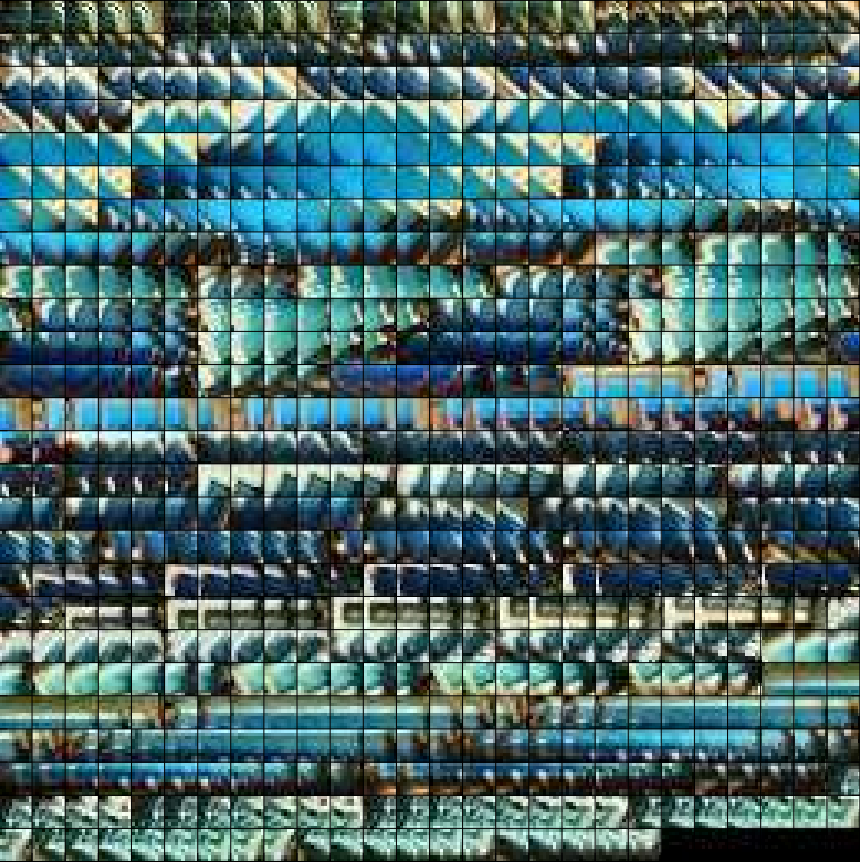
#> input picture pools.png, 860 x 862 px
$ python pool_detector.py
#> lines starting #> are read from the running program, lines starting #| are printed output that depends on the picture
import numpy as np
import scipy
from sklearn.model_selection import train_test_split
from scipy.io.wavfile import read as wavread
from scipy import signal
from scipy.fftpack import fft, fftfreq, ifft
import scipy.io
import matplotlib
import matplotlib.pyplot as plt
import os
from PIL import Image

def gauss_classifier(X):
        N = X.shape[1]
        # get mean and covariances of data
        Mean = np.mean(X,axis=1,keepdims=True)
        Cov = (X-Mean).dot((X-Mean).T)
        Cov /= (N-1)
        # return both of them as a dict
        g_dict = {'mean':Mean, 'cov':Cov}
        return g_dict

# COV = (1/K)(X - X_mean).(X - X_mean)^T
def PCA(X,n):
	X_2 = X - np.mean(X,axis=1,keepdims=True)    							# removed the mean
	COV = (X_2.dot(X_2.T))/(X_2.shape[1]-1)        							# computed the covariance matrix
	eigenvalues, eigenvecs = scipy.sparse.linalg.eigsh(COV,k=n)  		    # Got the eigenvectors and eigenvalues
	W = np.diag(1./(np.sqrt(eigenvalues))).dot(eigenvecs.T)                 # Lecture 5 - Slide 18 --> W = diag(eigenvalues^-1)*U^T
	return W

# Defining some 'magic' numbers and necessary lists/arrays
image_x = 840
image_y = 840
full_image = image_x * image_y
rgb = 3
real_dim = (image_x,image_y,rgb)
X_train = []
Y_train = []
X_test = []
im_row = []
im_col = []
pool_mean = None
pool_cov = None
notpool_mean = None
notpool_cov = None
pca_dims = 28
outer = 3
im_dims = 26
extra_notpool = 21
blue_const = [1,1.009,1.1]

pools = Image.open("pools.png")
#> pools is the input picture: PIL image 860x862 RGBA; mean R, G, B, A 74.9, 105.4, 105.9, 255
not_pools = Image.open("not_pools.png")
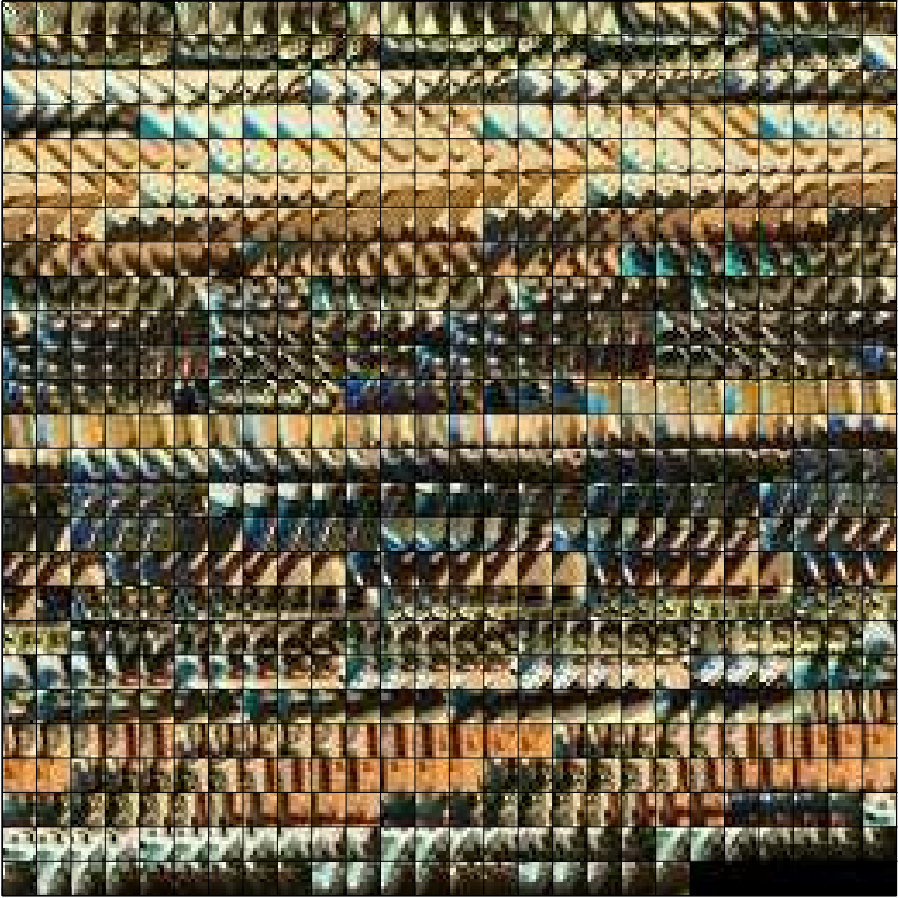
#> input picture not_pools.png, 899 x 898 px
#> not_pools is the input picture: PIL image 899x898 RGBA; mean R, G, B, A 109.5, 99.2, 74.3, 255
mixed = Image.open("ekalismall.png")
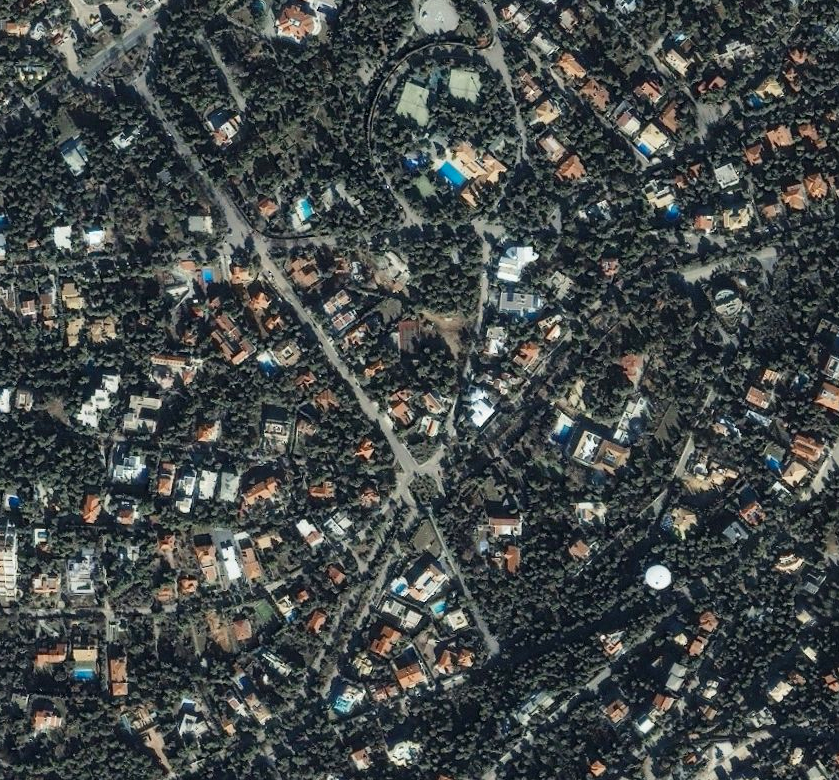
#> input picture ekalismall.png, 839 x 780 px
#> mixed is the input picture: PIL image 839x780 RGBA; mean R, G, B, A 66.9, 72.6, 72.3, 255
testing = Image.open("ekalismall2.png")
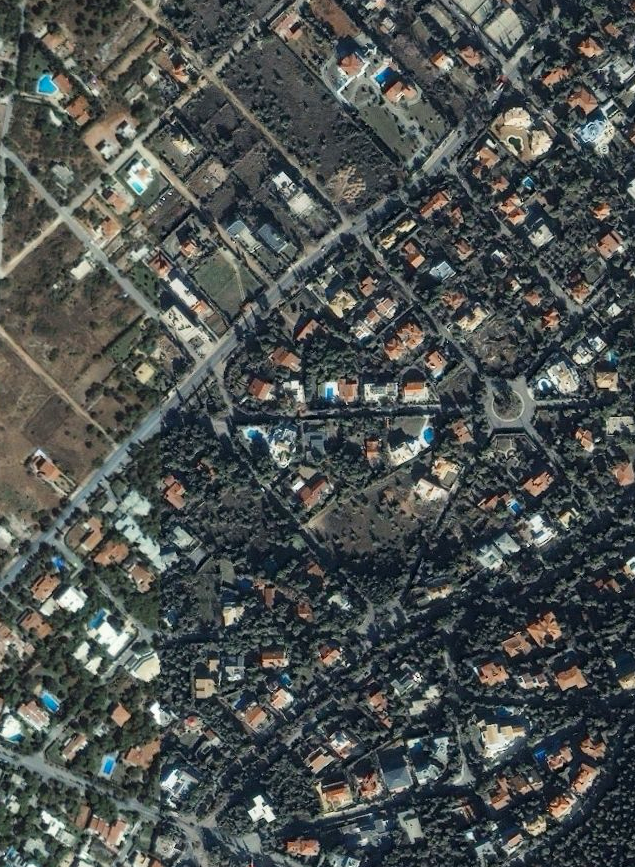
#> input picture ekalismall2.png, 635 x 867 px
#> testing is the input picture: PIL image 635x867 RGBA; mean R, G, B, A 75.6, 80.7, 79, 255

plt.subplot(2,2,1), plt.imshow(pools), plt.title('Training data for pools'), plt.axis('off')
plt.subplot(2,2,2), plt.imshow(not_pools), plt.title('Training data for non-pools'), plt.axis('off')
plt.subplot(2,2,3), plt.imshow(mixed), plt.title('Provided satellite image'), plt.axis('off')
plt.subplot(2,2,4), plt.imshow(testing), plt.title('Provided testing image'), plt.axis('off')

pools = np.array(pools.resize((image_x,image_y)))[:,:,:rgb]
#> pools: shape (840, 840, 3)
not_pools = np.array(not_pools.resize((image_x,image_y)))[:,:,:rgb]
#> not_pools: shape (840, 840, 3)
mixed = np.array(mixed.resize((image_x,image_y)))[:,:,:rgb]
#> mixed: shape (840, 840, 3)
testing = np.array(testing.resize((image_x,image_y)))[:,:,:rgb]
#> testing: shape (840, 840, 3)

def add_blue(X,x,y):
#> called with x = 840, y = 840
    blue_const = [1,1.005,1.1]
    X = np.reshape(X,(full_image,rgb))
    N = X.shape[0]
#> N = 705600
    for i in range(N):
        X[i] = blue_const * X[i]
    return np.reshape(X,(x,y,3))
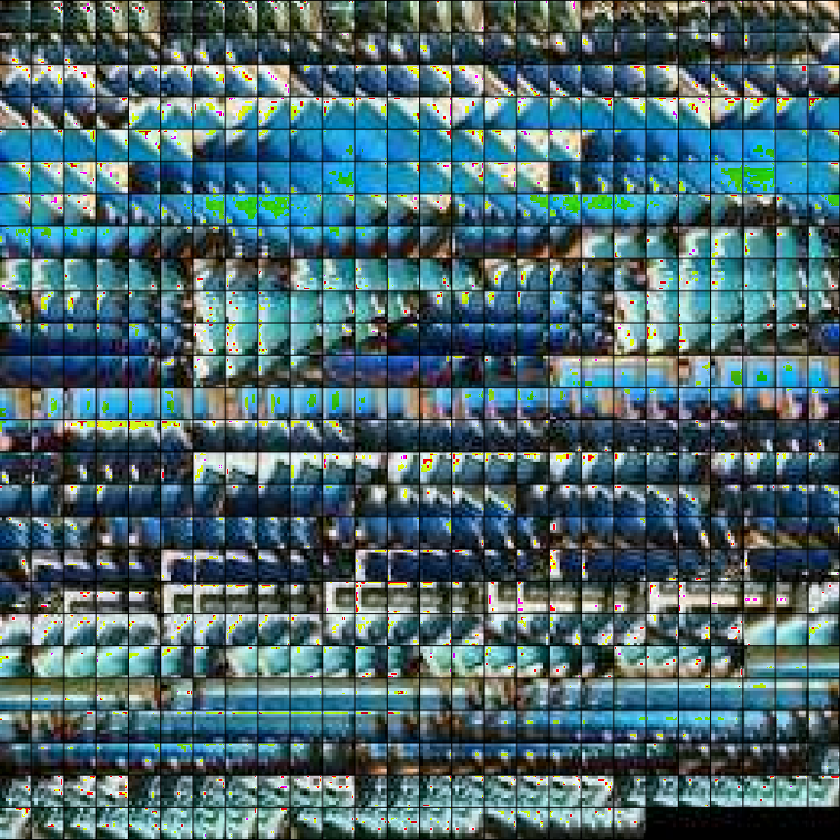
#> returned value: shape (840, 840, 3); mean of channels 0, 1, 2 75, 104.2, 109.9; drawn as R, G, B

def clipper(X):
    X = X[:-6]
    return X

def draw_pools(pred,im_row,im_col,blue,result,im_size):
    for k in range(len_pool):
        blue[:, 0] = 100
        blue[:, 1] = 140
        blue[:, 2] = 231
        i = im_row[k]
        j = im_col[k]
        result[i:im_row[k]+im_size, j:im_col[k]+im_size] = blue
    plt.imshow(result), plt.title('Image with Marked Pools'), plt.axis('off'), plt.show()

pools = add_blue(pools,image_x,image_y)
testing = add_blue(testing,image_y,image_x)
result = testing.copy()
pools_size = int(pools.shape[1] / im_dims)
#> pools_size = 32
img_dim = int(image_x / im_dims)
blue = np.ones((pools_size,rgb))
max_pool = image_y - pools_size
#> max_pool = 808
max_pool2 = image_x - pools_size
#> max_pool2 = 808
max_npool = image_y - img_dim
max_npool2 = image_x - img_dim
row_npool = 0
row_pool = 0
col_pool = 0
col_npool = 0

for i in range(0, max_pool, pools_size):
    row_pool += 1
    for j in range(0, max_pool2, pools_size):
        col_pool += 1
        Y_train.append(1)
        row_st = i+outer
        row_end = i+pools_size-outer
        col_st = j+outer
        col_end = j+pools_size-outer
        X_train.append(pools[row_st:row_end, col_st:col_end])
#> after the loop, X_train = 676 items; Y_train = 676 values from 1 to 1; col_pool = 676; row_pool = 26
#print(row_pool)
#print(col_pool)
X_train = clipper(X_train)
#> in clipper, `X = X[:-6]`: X = 670 items
#> X_train = 670 items
Y_train = clipper(Y_train)
#> Y_train = 670 values from 1 to 1

for i in range(0, max_npool, img_dim):
    row_npool += 1
    for j in range(0, max_npool2, img_dim):
        col_npool +=1
        Y_train.append(0)
        row_st = i+outer
        row_end = i+img_dim-outer
        col_st = j+outer
        col_end = j+img_dim-outer
        X_train.append(not_pools[row_st:row_end, col_st:col_end])
#> after the loop, X_train = 1346 items; Y_train = 1346 values, max 1 at index 0, min 0 at index 670, mean 0.498; col_npool = 676; row_npool = 26
#print(row_npool)
#print(col_npool)
X_train = clipper(X_train)
#> X_train = 1340 items
Y_train = clipper(Y_train)
#> Y_train = 1340 values, max 1 at index 0, min 0 at index 670, mean 0.5

row_ex = 0
col_ex = 0
for i in range(extra_notpool):
    row_ex +=1
    for j in range(max_npool2):
        col_ex +=1
        Y_train.append(0)
        row_st = i+outer
        row_end = i+img_dim-outer
        col_st = j+outer
        col_end = j+img_dim-outer
        X_train.append(mixed[row_st:row_end, col_st:col_end])
#> after the loop, X_train = 18308 items; Y_train = 18308 values, max 1 at index 0, min 0 at index 670, mean 0.0366; col_ex = 16968; row_ex = 21
#print(row_ex)
#print(col_ex)

X_train = np.array(X_train)
Y_train = np.array(Y_train)
image_ex = row_ex + col_ex
#> image_ex = 16989
full_size = (X_train.shape[0], X_train.shape[1] * X_train.shape[2] * X_train.shape[rgb])
#> full_size = (18308, 2028)
image_pool = row_pool + col_pool
#> image_pool = 702
image_npool = row_npool + col_npool
#> image_npool = 702
X_train = np.reshape(X_train, full_size).T
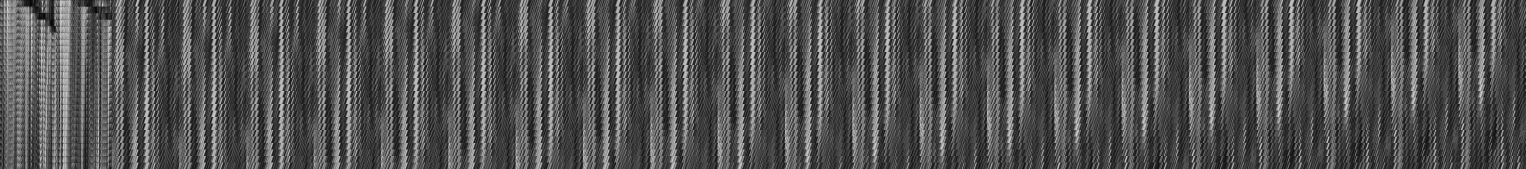
#> X_train: shape (2028, 18308) (shown at 1/12 size); min 0, max 255, mean 81.4

for i in range(0, testing.shape[0] - img_dim, 2):
    for j in range(0, testing.shape[1] - img_dim, 2):
        im_row.append(i)
        im_col.append(j)
        row_st = i+outer
        row_end = i+img_dim-outer
        col_st = j+outer
        col_end = j+img_dim-outer
        img = testing[row_st:row_end, col_st:col_end]
        img = np.reshape(img, (img.shape[0] * img.shape[1] * img.shape[2]))
        X_test.append(img)
#> after the loop, X_test = 163216 items; im_col = 163216 items; im_row = 163216 items

X_test = np.array(X_test)
X_test = np.reshape(X_test, (X_test.shape[1], X_test.shape[0]))
test = image_pool + image_npool
#> test = 1404
X_test = np.array(X_test)
X_test = np.reshape(X_test, (X_test.shape[1], X_test.shape[0]))

W_train = PCA(X_train, pca_dims)
#> in PCA, `COV = (X_2.dot(X_2.T))/(X_2.shape[1]-1)`:
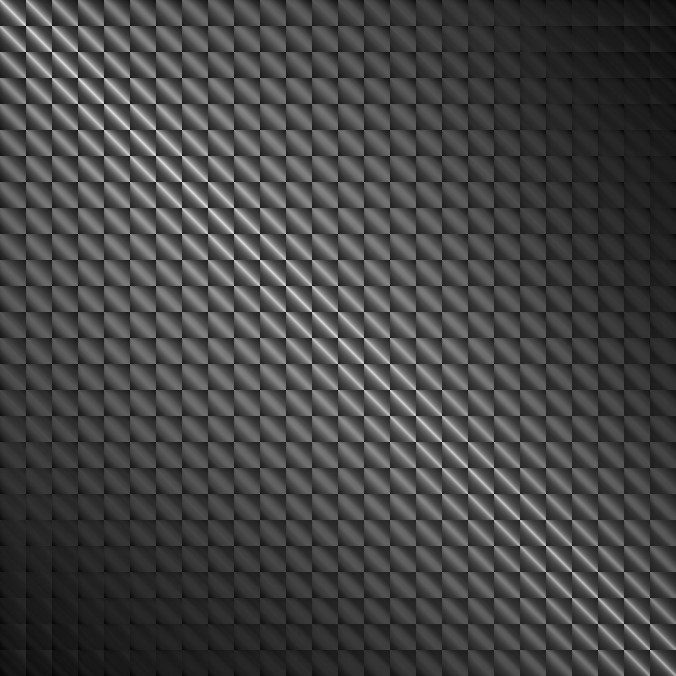
#> COV: shape (2028, 2028) float64 (shown at 1/3 size); min -5.34, max 3243.6, mean 891.5; drawn with min black and max white
#> in PCA, `eigenvalues, eigenvecs = scipy.sparse.linalg.eigsh(COV,k=n)`: eigenvalues = 28 values from 23042.7 to 1877072.5
Z_train = W_train.dot(X_train - np.mean(X_train,axis=1,keepdims=True))

notpool_data = Z_train[:,Y_train == 0]
pool_data = Z_train[:,Y_train == 1]

gauss_pool = gauss_classifier(pool_data)
#> in gauss_classifier, `Mean = np.mean(X,axis=1,keepdims=True)`: Mean = 28 values, max 0.735 at index 27, min -2.65 at index 19, mean -0.0767
#> gauss_pool = 2 items
gauss_notpool = gauss_classifier(notpool_data)
#> in gauss_classifier (call 2), `Mean = np.mean(X,axis=1,keepdims=True)`: Mean = 28 values, max 0.101 at index 19, min -0.0279 at index 27, mean 0.00291
#> in gauss_classifier (call 2), `Cov = (X-Mean).dot((X-Mean).T)`:
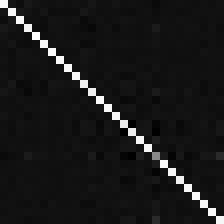
#> Cov: shape (28, 28) float64 (shown 8 times larger); min -1248.2, max 17827.1, mean 616.7; drawn with min black and max white
#> gauss_notpool = 2 items

def probs(X,g):
    M = X.shape[0]
    X_2 = X - g['mean']
    IC =(g['cov'])
    probs = (-1*np.log(np.linalg.det(IC)) + M*np.log(2*np.pi) + np.sum((IC).dot(X_2)*X_2,axis=0))*(-1/2)
    return probs

#> (the run stopped early here; a loop or call above may not have finished)
